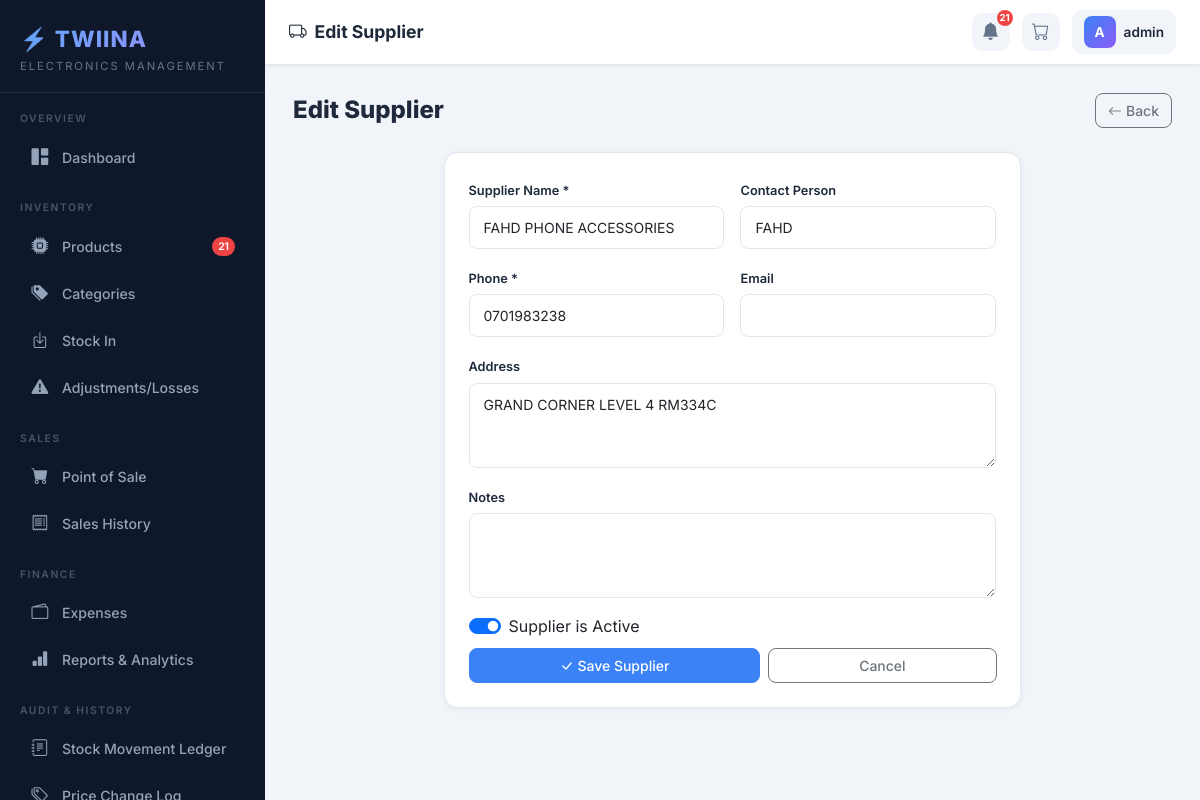
The app's page /suppliers/1/edit/ (signed in) with its own data.
### shop/models.py (models this page shows, shortened)
class Supplier(models.Model):
    name = models.CharField(max_length=200)
    contact_person = models.CharField(max_length=100, blank=True)
    phone = models.CharField(max_length=20)
    email = models.EmailField(blank=True)
    address = models.TextField(blank=True)
    notes = models.TextField(blank=True)
    is_active = models.BooleanField(default=True)
    date_added = models.DateTimeField(auto_now_add=True)
    class Meta:
        ordering = ['name']

### shop/views.py (the view)
# urls.py: path('suppliers/<int:pk>/edit/', views.supplier_update, name='supplier_update'),
@admin_required
def supplier_update(request, pk):
    supplier = get_object_or_404(Supplier, pk=pk)
    form = SupplierForm(request.POST or None, instance=supplier)
    if request.method == 'POST' and form.is_valid():
        form.save()
        messages.success(request, 'Supplier updated.')
        return redirect('supplier_list')
    return render(request, 'shop/suppliers/form.html', {'form': form, 'title': 'Edit Supplier', 'obj': supplier})

### shop/forms.py
class SupplierForm(forms.ModelForm):
    class Meta:
        model = Supplier
        fields = ['name', 'contact_person', 'phone', 'email', 'address', 'notes', 'is_active']
        widgets = {
            'name': forms.TextInput(attrs={'class': 'form-control'}),
            'contact_person': forms.TextInput(attrs={'class': 'form-control'}),
            'phone': forms.TextInput(attrs={'class': 'form-control'}),
            'email': forms.EmailInput(attrs={'class': 'form-control'}),
            'address': forms.Textarea(attrs={'class': 'form-control', 'rows': 3}),
            'notes': forms.Textarea(attrs={'class': 'form-control', 'rows': 3}),
            'is_active': forms.CheckboxInput(attrs={'class': 'form-check-input'}),
        }

### shop/context_processors.py (called while the page is built)
def global_context(request):
    if request.user.is_authenticated:
        low_stock_count = Product.objects.filter(
            current_stock__lte=models_min_stock(), is_active=True
        ).count()
        today_sales = Sale.objects.filter(
            date__date=timezone.now().date()
        ).count()
        try:
            user_role = request.user.profile.role
        except Exception:
            user_role = 'ATTENDANT'
        return {
            'low_stock_count': low_stock_count,
            'today_sales_count': today_sales,
            'user_role': user_role,
        }
    return {}

def models_min_stock():
    from django.db.models import F
    return F('minimum_stock')

### shop/models.py (called while the page is built)
    def is_admin(self):
        return self.role == 'ADMIN'

### templates/shop/suppliers/form.html (shortened to what this page needs)
{% extends 'base.html' %}
{% block page_title %}<i class="bi bi-truck me-2"></i>{{ title }}{% endblock %}
{% block content %}
<div class="d-flex justify-content-between align-items-center mb-4">
  <div class="page-header mb-0"><h1>{{ title }}</h1></div>
  <a href="{% url 'supplier_list' %}" class="btn btn-outline-secondary"><i class="bi bi-arrow-left me-1"></i>Back</a>
</div>
<div class="row justify-content-center">
  <div class="col-md-8">
    <div class="card">
      <div class="card-body p-4">
        <form method="post">
          <div class="row g-3">
            <div class="col-md-6">
              <label class="form-label">Supplier Name *</label>{{ form.name }}
            </div>
            <div class="col-md-6">
              <label class="form-label">Contact Person</label>{{ form.contact_person }}
            </div>
            <div class="col-md-6">
              <label class="form-label">Phone *</label>{{ form.phone }}
            </div>
            <div class="col-md-6">
              <label class="form-label">Email</label>{{ form.email }}
            </div>
            <div class="col-12">
              <label class="form-label">Address</label>{{ form.address }}
            </div>
            <div class="col-12">
              <label class="form-label">Notes</label>{{ form.notes }}
            </div>
            <div class="col-12">
              <div class="form-check form-switch">
                {{ form.is_active }}
                <label class="form-check-label fw-600">Supplier is Active</label>
              </div>
            </div>
            <div class="col-12 d-flex gap-2 mt-2">
              <button type="submit" class="btn btn-primary flex-fill"><i class="bi bi-check-lg me-1"></i>Save Supplier</button>
              <a href="{% url 'supplier_list' %}" class="btn btn-outline-secondary flex-fill">Cancel</a>
            </div>
          </div>
        </form>
      </div>
    </div>
  </div>
</div>
{% endblock %}

### templates/base.html (shortened to what this page needs)
{% load shop_filters %}
<!DOCTYPE html>
<html lang="en">
<head>
  <link href="https://cdn.jsdelivr.net/npm/bootstrap@5.3.2/dist/css/bootstrap.min.css" rel="stylesheet"/>
  <link href="https://cdn.jsdelivr.net/npm/bootstrap-icons@1.11.3/font/bootstrap-icons.css" rel="stylesheet"/>
</head>
<body>
{% if user.is_authenticated %}
<div id="sidebar">
  <div class="sidebar-logo">
    <div class="brand-name">⚡ TWIINA</div>
    <div class="brand-sub">Electronics Management</div>
  </div>
  {% if user_role == 'ADMIN' %}
  <div class="nav-section-label">Overview</div>
  <nav class="sidebar-nav">
    <a href="{% url 'dashboard' %}" class="{% if request.resolver_match.url_name == 'dashboard' %}active{% endif %}">
      <i class="bi bi-grid-1x2-fill"></i> Dashboard
    </a>
  </nav>
  <div class="nav-section-label">Inventory</div>
  <nav class="sidebar-nav">
    <a href="{% url 'product_list' %}" class="{% if 'product' in request.resolver_match.url_name %}active{% endif %}">
      <i class="bi bi-cpu-fill"></i> Products
      {% if low_stock_count > 0 %}<span class="badge-dot">{{ low_stock_count }}</span>{% endif %}
    </a>
    <a href="{% url 'category_list' %}" class="{% if 'category' in request.resolver_match.url_name %}active{% endif %}">
      <i class="bi bi-tags-fill"></i> Categories
    </a>
    <a href="{% url 'stock_in_list' %}" class="{% if 'stock_in' in request.resolver_match.url_name %}active{% endif %}">
      <i class="bi bi-box-arrow-in-down"></i> Stock In
    </a>
    <a href="{% url 'adjustment_list' %}" class="{% if 'adjustment' in request.resolver_match.url_name %}active{% endif %}">
      <i class="bi bi-exclamation-triangle-fill"></i> Adjustments/Losses
    </a>
  </nav>
  <div class="nav-section-label">Sales</div>
  <nav class="sidebar-nav">
    <a href="{% url 'pos' %}" class="{% if request.resolver_match.url_name == 'pos' %}active{% endif %}">
      <i class="bi bi-cart-fill"></i> Point of Sale
    </a>
    <a href="{% url 'sale_list' %}" class="{% if 'sale' in request.resolver_match.url_name and request.resolver_match.url_name != 'pos' %}active{% endif %}">
      <i class="bi bi-receipt"></i> Sales History
    </a>
  </nav>
  <div class="nav-section-label">Finance</div>
  <nav class="sidebar-nav">
    <a href="{% url 'expense_list' %}" class="{% if 'expense' in request.resolver_match.url_name %}active{% endif %}">
      <i class="bi bi-wallet2"></i> Expenses
    </a>
    <a href="{% url 'reports' %}" class="{% if request.resolver_match.url_name == 'reports' %}active{% endif %}">
      <i class="bi bi-bar-chart-fill"></i> Reports & Analytics
    </a>
  </nav>
  <div class="nav-section-label">Audit & History</div>
  <nav class="sidebar-nav">
    <a href="{% url 'stock_history' %}" class="{% if request.resolver_match.url_name == 'stock_history' %}active{% endif %}">
      <i class="bi bi-journal-text"></i> Stock Movement Ledger
    </a>
    <a href="{% url 'price_history' %}" class="{% if request.resolver_match.url_name == 'price_history' %}active{% endif %}">
      <i class="bi bi-tags"></i> Price Change Log
    </a>
  </nav>
  {% endif %}
</div>
<div id="topbar">
  <span class="page-title">{% block page_title %}Dashboard{% endblock %}</span>
  <div class="topbar-right">
    {% if low_stock_count > 0 %}
    <a href="{% url 'product_list' %}?stock=low" class="topbar-icon-btn" title="Low Stock Alert">
      <i class="bi bi-bell-fill"></i>
      <span class="notif-badge">{{ low_stock_count }}</span>
    </a>
    {% endif %}
    <a href="{% url 'pos' %}" class="topbar-icon-btn" title="Point of Sale">
      <i class="bi bi-cart"></i>
    </a>
    <div class="topbar-user">
      <div class="avatar">{{ user.username|first|upper }}</div>
      <span class="u-name">{{ user.get_full_name|default:user.username }}</span>
    </div>
  </div>
</div>
<div id="main-content">
  {% block content %}{% endblock %}
</div>
{% else %}
{% block auth_content %}{% endblock %}
{% endif %}
</body>
</html>

### templates/base.html (style rules this page uses)
:root { --sidebar-width: 265px; --sidebar-bg: #0f172a; --sidebar-hover: #1e293b; --sidebar-active: #1d4ed8; --accent: #3b82f6; --accent-light: #60a5fa; --success: #10b981; --warning: #f59e0b; --danger: #ef4444; --purple: #8b5cf6; --topbar-h: 65px; --body-bg: #f1f5f9; --card-bg: #ffffff; --text-dark: #1e293b; --text-muted: #64748b; --border: #e2e8f0; }
* { font-family: 'Inter', sans-serif; box-sizing: border-box; }
body { background: var(--body-bg); margin: 0; }
#sidebar { position: fixed; top: 0; left: 0; width: var(--sidebar-width); height: 100vh; background: var(--sidebar-bg); display: flex; flex-direction: column; z-index: 1000; transition: transform 0.3s ease; overflow-y: auto; }
.sidebar-logo { padding: 22px 20px 18px; border-bottom: 1px solid rgba(255,255,255,0.08); }
.sidebar-logo .brand-name { font-size: 1.4rem; font-weight: 800; background: linear-gradient(135deg, #60a5fa, #a78bfa); -webkit-background-clip: text; -webkit-text-fill-color: transparent; letter-spacing: 1px; }
.sidebar-logo .brand-sub { font-size: 0.7rem; color: #64748b; letter-spacing: 2px; text-transform: uppercase; margin-top: 2px; }
.nav-section-label { padding: 18px 20px 6px; font-size: 0.65rem; font-weight: 600; color: #475569; text-transform: uppercase; letter-spacing: 1.5px; }
.sidebar-nav a { display: flex; align-items: center; gap: 12px; padding: 10px 20px; color: #94a3b8; text-decoration: none; font-size: 0.88rem; font-weight: 500; border-radius: 8px; margin: 2px 10px; transition: all 0.2s ease; position: relative; }
.sidebar-nav a i { font-size: 1.05rem; width: 20px; text-align: center; }
.sidebar-nav a .badge-dot { margin-left: auto; background: var(--danger); color: #fff; font-size: 0.65rem; padding: 2px 6px; border-radius: 10px; font-weight: 600; }
#topbar { position: fixed; top: 0; left: var(--sidebar-width); right: 0; height: var(--topbar-h); background: #fff; border-bottom: 1px solid var(--border); display: flex; align-items: center; padding: 0 24px; gap: 16px; z-index: 900; box-shadow: 0 1px 4px rgba(0,0,0,0.06); }
#topbar .page-title { font-size: 1.1rem; font-weight: 700; color: var(--text-dark); }
#topbar .topbar-right { margin-left: auto; display: flex; align-items: center; gap: 12px; }
.topbar-icon-btn { width: 38px; height: 38px; border-radius: 10px; display: flex; align-items: center; justify-content: center; background: var(--body-bg); color: var(--text-muted); border: none; cursor: pointer; text-decoration: none; transition: all 0.2s; font-size: 1.1rem; position: relative; }
.topbar-icon-btn .notif-badge { position: absolute; top: -3px; right: -3px; width: 16px; height: 16px; background: var(--danger); border-radius: 50%; font-size: 0.6rem; color: #fff; display: flex; align-items: center; justify-content: center; font-weight: 700; }
.topbar-user { display: flex; align-items: center; gap: 8px; background: var(--body-bg); padding: 6px 12px; border-radius: 10px; cursor: pointer; }
.topbar-user .avatar { width: 32px; height: 32px; border-radius: 8px; background: linear-gradient(135deg, #3b82f6, #8b5cf6); display: flex; align-items: center; justify-content: center; color: #fff; font-weight: 700; font-size: 0.85rem; }
.topbar-user .u-name { font-size: 0.85rem; font-weight: 600; color: var(--text-dark); }
#main-content { margin-left: var(--sidebar-width); margin-top: var(--topbar-h); padding: 28px; min-height: calc(100vh - var(--topbar-h)); }
.card { border: 1px solid var(--border); border-radius: 14px; box-shadow: 0 1px 6px rgba(0,0,0,0.06); background: var(--card-bg); }
.btn-primary { background: var(--accent); border-color: var(--accent); font-weight: 600; }
.btn { border-radius: 8px; font-weight: 500; font-size: 0.875rem; }
.form-control, .form-select { border-radius: 8px; border-color: var(--border); font-size: 0.875rem; padding: 10px 14px; }
.form-label { font-weight: 600; font-size: 0.8rem; color: var(--text-dark); margin-bottom: 6px; }
.page-header { margin-bottom: 24px; }
.page-header h1 { font-size: 1.5rem; font-weight: 800; color: var(--text-dark); margin: 0; }
.stat-card, .card { animation: fadeIn 0.4s ease; }

### records on screen
Supplier: name "FAHD PHONE ACCESSORIES", contact_person "FAHD", phone "0701983238", address "GRAND CORNER LEVEL 4 RM334C", is_active "☑"

### other values on screen
{{ low_stock_count }} "21"
{{ title }} "Edit Supplier"
{{ user.username|first|upper }} "A"
{{ user.get_full_name|default:user.username }} "admin"
